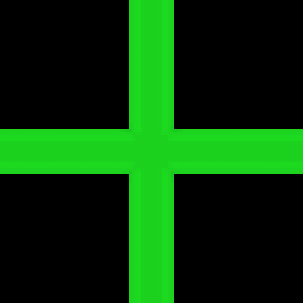
%> input picture ChannelBeeperSingle/crosshair_green.png, 101 x 101 px (shown 3 times larger); the run also reads 2 pictures not shown here
$ octave --eval "setGlobalVariables;"   (GNU Octave 9; MATLAB toolbox functions it lacks are replaced by stand-ins)
%> lines starting %> are read from the running program, lines starting %| are printed output that depends on the picture
function setGlobalVariables()

	global initial_time
    global windowPtr
    global green_cross_screen
    global red_cross_screen
    global solid_black_screen
    global left_arrow_screen
    global right_arrow_screen
    global square_screen

    green_cross = imread('crosshair_green.png');
%> green_cross is the input picture: size 101x101x3 uint8; mean R, G, B 7.6, 58.3, 8.4
    red_cross = imread('crosshair_red.png');
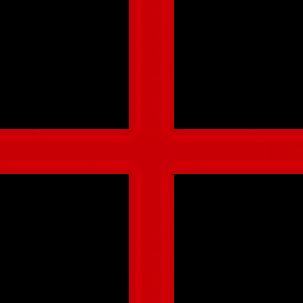
%> input picture ChannelBeeperSingle/crosshair_red.png, 101 x 101 px (shown 3 times larger)
%> red_cross is the input picture: size 101x101x3 uint8; mean R, G, B 55.7, 0.1, 1.5
    solid_black = imread('solid_black.png');
    left_arrow = imread('left_arrow.png');
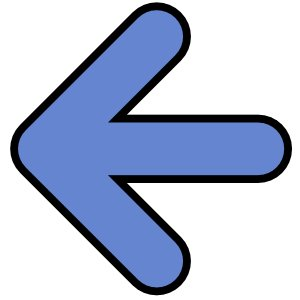
%> input picture ChannelBeeperSingle/left_arrow.png, 300 x 300 px
%> left_arrow is the input picture: size 300x300x3 uint8; mean R, G, B 182.1, 192.1, 215.8
    right_arrow = imread('right_arrow.png');
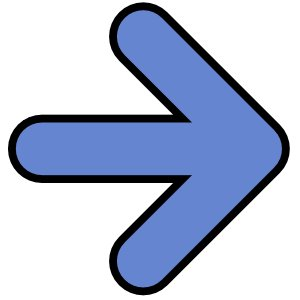
%> input picture ChannelBeeperSingle/right_arrow.png, 300 x 300 px
%> right_arrow is the input picture: size 300x300x3 uint8; mean R, G, B 182.1, 192.1, 215.8
    square = imread('square.png');

    % Establishes various screens to be used throughout the experiment.
%> (the run ends here)
